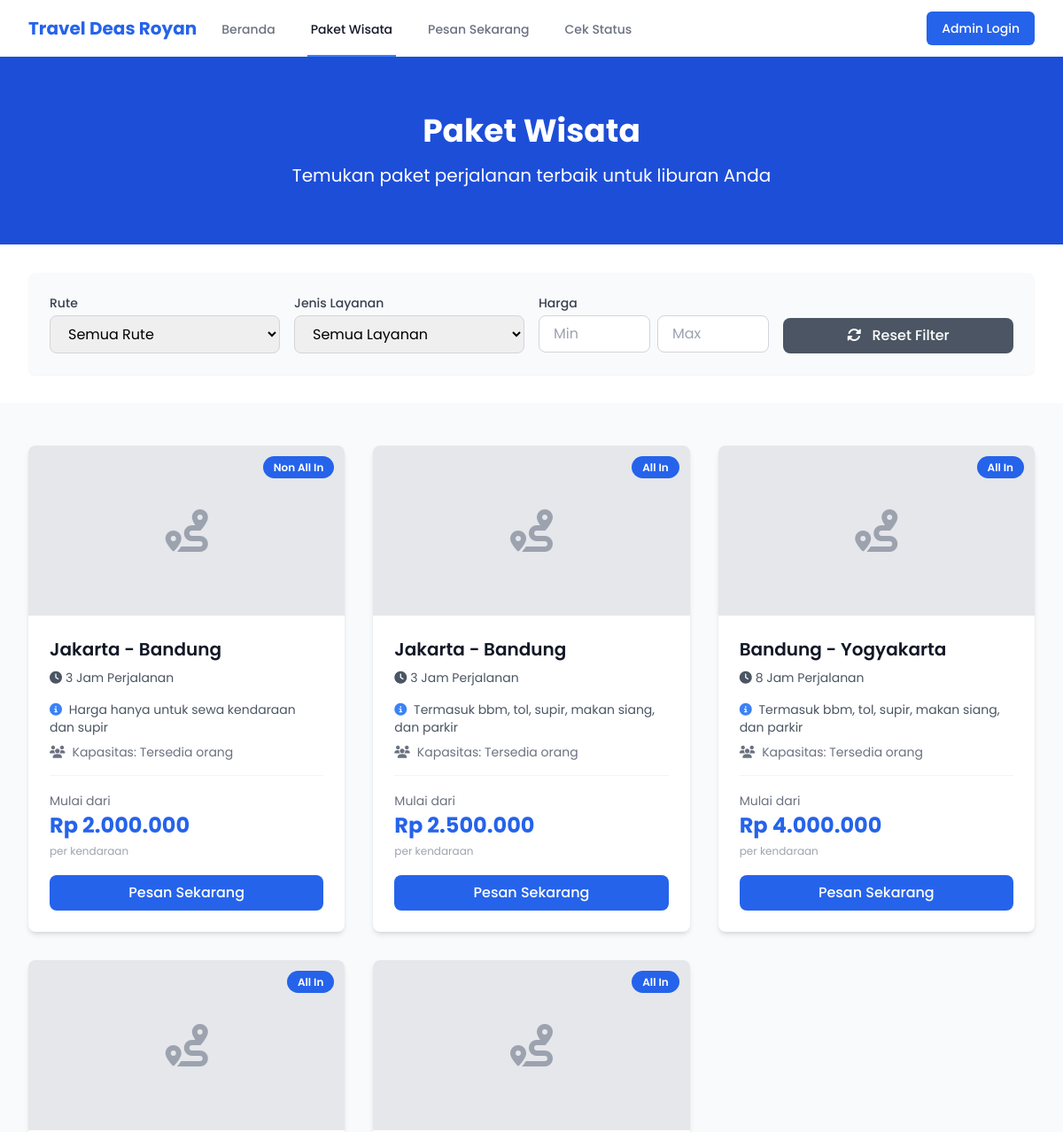
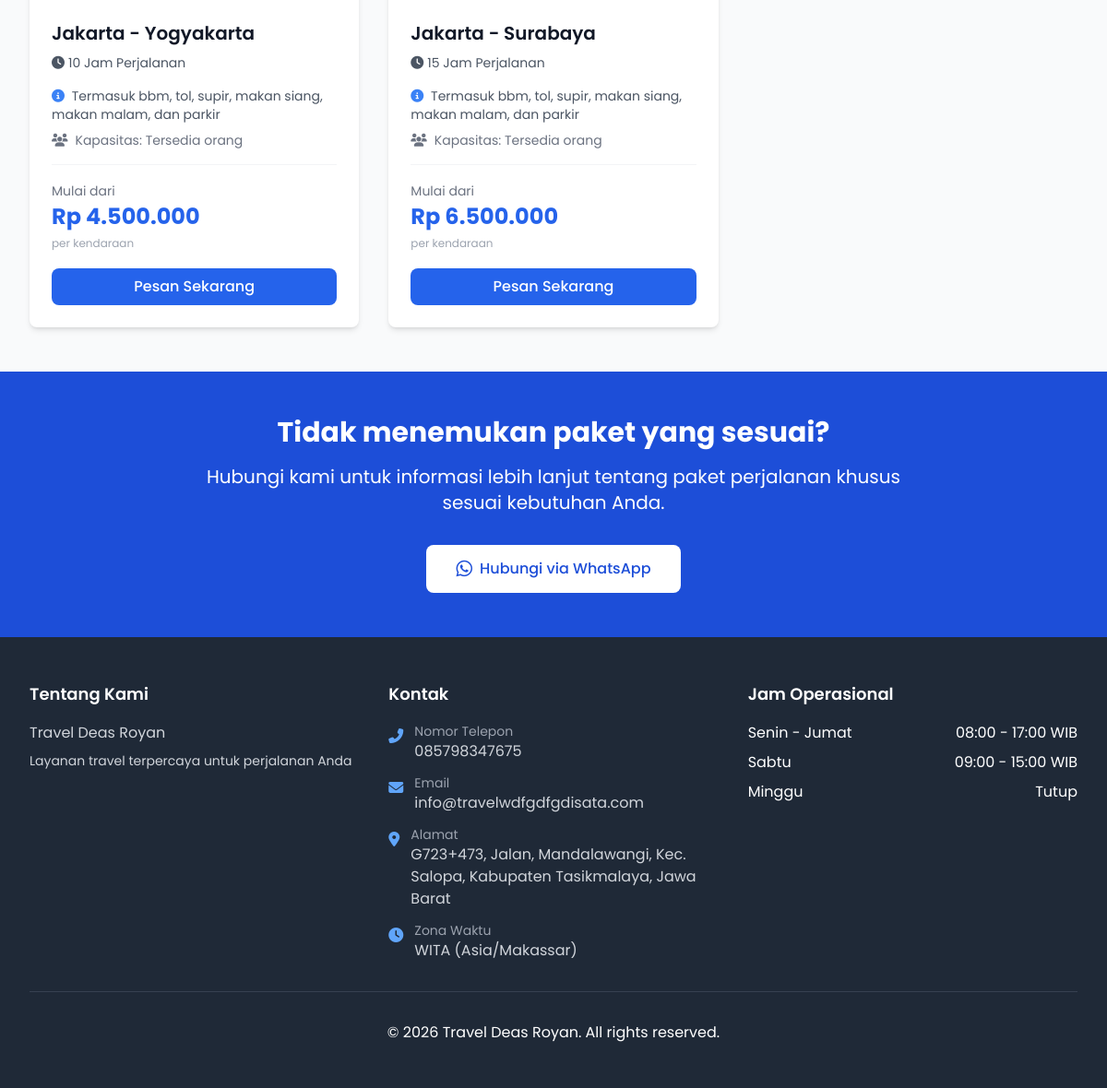
/paket.php, run on the app's committed database (2 pictures, top to bottom).
### tables this page shows
CREATE TABLE `paket` (
  `id` int(11) NOT NULL,
  `nama_paket` varchar(100) NOT NULL,
  `id_rute` int(11) NOT NULL,
  `jenis_layanan` enum('all_in','non_all_in') NOT NULL,
  `harga` decimal(12,2) NOT NULL,
  `deskripsi` text DEFAULT NULL,
  `created_at` timestamp NOT NULL DEFAULT current_timestamp(),
  `updated_at` timestamp NOT NULL DEFAULT current_timestamp() ON UPDATE current_timestamp(),
  `status` enum('aktif','nonaktif') DEFAULT 'aktif'
);

CREATE TABLE `rute` (
  `id` int(11) NOT NULL,
  `asal` varchar(100) NOT NULL,
  `tujuan` varchar(100) NOT NULL,
  `status` enum('aktif','nonaktif') NOT NULL DEFAULT 'aktif',
  `jarak` decimal(10,2) NOT NULL,
  `waktu_tempuh` varchar(50) DEFAULT NULL,
  `rute_via` text DEFAULT NULL,
  `keterangan` text DEFAULT NULL,
  `durasi_jam` int(11) NOT NULL,
  `created_at` timestamp NOT NULL DEFAULT current_timestamp(),
  `updated_at` timestamp NOT NULL DEFAULT current_timestamp() ON UPDATE current_timestamp()
);

### helpers/functions.php (called while the page is built, shortened)
<?php
function formatRupiah($number) {
    return 'Rp ' . number_format($number, 0, ',', '.');
}
?>

### paket.php (the view, shortened to what this page needs)
<?php
require_once 'config/config.php';
$sql = "SELECT p.*, CONCAT(r.asal, ' - ', r.tujuan) as rute, r.durasi_jam
        FROM paket p
        JOIN rute r ON p.id_rute = r.id
        ORDER BY p.harga ASC";
$stmt = $pdo->query($sql);
$packages = $stmt->fetchAll();
?>
<?php include 'partials/header.php'; ?>
<?php include 'partials/navbar.php'; ?>
<div class="bg-blue-700 text-white py-16">
    <div class="max-w-7xl mx-auto px-4 sm:px-6 lg:px-8 text-center">
        <h1 class="text-4xl font-bold mb-4">Paket Wisata</h1>
        <p class="text-xl">Temukan paket perjalanan terbaik untuk liburan Anda</p>
    </div>
</div>
<div class="bg-white py-8">
    <div class="max-w-7xl mx-auto px-4 sm:px-6 lg:px-8">
        <div class="bg-gray-50 p-6 rounded-lg shadow-sm">
            <form id="filterForm" class="grid grid-cols-1 md:grid-cols-4 gap-4">
                <div>
                    <label for="rute" class="block text-sm font-medium text-gray-700 mb-1">Rute</label>
                    <select id="rute" name="rute" class="form-input">
                        <option value="">Semua Rute</option>
                    </select>
                </div>
                <div>
                    <label for="layanan" class="block text-sm font-medium text-gray-700 mb-1">Jenis Layanan</label>
                    <select id="layanan" name="layanan" class="form-input">
                        <option value="">Semua Layanan</option>
                    </select>
                </div>
                <div>
                    <label class="block text-sm font-medium text-gray-700 mb-1">Harga</label>
                    <div class="flex space-x-2">
                        <input type="number" id="harga_min" name="harga_min" placeholder="Min" class="form-input w-1/2">
                        <input type="number" id="harga_max" name="harga_max" placeholder="Max" class="form-input w-1/2">
                    </div>
                </div>
                <div class="flex items-end">
                    <button type="button" id="resetFilter" class="btn-secondary w-full">
                        <i class="fas fa-sync-alt mr-2"></i> Reset Filter
                    </button>
                </div>
            </form>
        </div>
    </div>
</div>
<div class="py-12 bg-gray-50">
    <div class="max-w-7xl mx-auto px-4 sm:px-6 lg:px-8">
        <div id="packageList" class="grid grid-cols-1 md:grid-cols-2 lg:grid-cols-3 gap-8">
            <?php if (count($packages) > 0): ?>
                <?php foreach ($packages as $package): ?>
                    <div class="package-item bg-white rounded-lg shadow-md overflow-hidden transition-transform duration-300 hover:shadow-lg hover:-translate-y-1 flex flex-col h-full"
                         data-rute="<?php echo htmlspecialchars($package['rute']); ?>"
                         data-layanan="<?php echo $package['jenis_layanan']; ?>"
                         data-harga="<?php echo $package['harga']; ?>">
                        <div class="h-48 bg-gray-200 flex items-center justify-center relative">
                            <i class="fas fa-route text-5xl text-gray-400"></i>
                            <div class="absolute top-3 right-3">
                                <span class="bg-blue-600 text-white text-xs font-semibold px-3 py-1 rounded-full">
                                    <?php echo $package['jenis_layanan'] === 'all_in' ? 'All In' : 'Non All In'; ?>
                                </span>
                            </div>
                        </div>
                        <div class="p-6 flex flex-col flex-grow">
                            <h3 class="text-xl font-semibold text-gray-900 mb-2"><?php echo htmlspecialchars($package['rute']); ?></h3>
                            <div class="flex items-center text-sm text-gray-600 mb-4">
                                <i class="fas fa-clock mr-1"></i>
                                <span><?php echo $package['durasi_jam']; ?> Jam Perjalanan</span>
                            </div>
                            <div class="mb-4">
                                <p class="text-gray-600 text-sm">
                                    <i class="fas fa-info-circle text-blue-500 mr-1"></i>
                                    <?php echo htmlspecialchars($package['deskripsi']); ?>
                                </p>
                                <div class="flex items-center text-sm text-gray-500 mt-2">
                                    <i class="fas fa-users mr-2"></i>
                                    <span>Kapasitas: <?php echo $package['kapasitas'] ?? 'Tersedia'; ?> orang</span>
                                </div>
                            </div>
                            <div class="mt-auto pt-4 border-t border-gray-100">
                                <div class="flex justify-between items-center mb-4">
                                    <div>
                                        <span class="text-sm text-gray-500">Mulai dari</span>
                                        <p class="text-2xl font-bold text-blue-600"><?php echo formatRupiah($package['harga']); ?></p>
                                        <span class="text-xs text-gray-400">per kendaraan</span>
                                    </div>
                                </div>
                                <a href="pesan.php?paket=<?php echo $package['id']; ?>" class="w-full btn-primary text-center block">
                                    Pesan Sekarang
                                </a>
                            </div>
                        </div>
                    </div>
                <?php endforeach; ?>
            <?php endif; ?>
        </div>
    </div>
</div>
<div class="bg-blue-700 text-white py-12">
    <div class="max-w-7xl mx-auto px-4 sm:px-6 lg:px-8 text-center">
        <h2 class="text-3xl font-bold mb-4">Tidak menemukan paket yang sesuai?</h2>
        <p class="text-xl mb-8 max-w-3xl mx-auto">Hubungi kami untuk informasi lebih lanjut tentang paket perjalanan khusus sesuai kebutuhan Anda.</p>
        <?php
        $wa_message = urlencode('Halo, saya ingin bertanya tentang paket perjalanan');
        $wa_link = 'https://wa.me/' . WHATSAPP_NUMBER . '?text=' . $wa_message;
        ?>
        <a href="<?php echo $wa_link; ?>" target="_blank" class="bg-white text-blue-700 hover:bg-gray-100 font-medium py-3 px-8 rounded-lg transition duration-300 inline-flex items-center">
            <i class="fab fa-whatsapp text-xl mr-2"></i> Hubungi via WhatsApp
        </a>
    </div>
</div>
<?php include 'partials/footer.php'; ?>

### partials/header.php (style rules this page uses)
body { font-family: 'Poppins', sans-serif; }
.btn-primary { background-color: #2563eb; color: white; font-weight: 500; padding: 0.5rem 1.5rem; border-radius: 0.5rem; transition-duration: 300ms; }
.btn-secondary { background-color: #4b5563; color: white; font-weight: 500; padding: 0.5rem 1.5rem; border-radius: 0.5rem; transition-duration: 300ms; }
.form-input { width: 100%; padding: 0.5rem 1rem; border: 1px solid #d1d5db; border-radius: 0.5rem; }

### data on the page
paket: jenis_layanan "Non All In", rute "Jakarta - Bandung", id_rute.durasi_jam "3", deskripsi "Harga hanya untuk sewa kendaraan dan supir", kapasitas "Tersedia", harga "Rp 2.000.000"
paket: jenis_layanan "All In", rute "Jakarta - Bandung", id_rute.durasi_jam "3", deskripsi "Termasuk bbm, tol, supir, makan siang, dan parkir", kapasitas "Tersedia", harga "Rp 2.500.000"
paket: jenis_layanan "All In", rute "Bandung - Yogyakarta", id_rute.durasi_jam "8", deskripsi "Termasuk bbm, tol, supir, makan siang, dan parkir", kapasitas "Tersedia", harga "Rp 4.000.000"
paket: jenis_layanan "All In", rute "Jakarta - Yogyakarta", id_rute.durasi_jam "10", deskripsi "Termasuk bbm, tol, supir, makan siang, makan malam, dan parkir", kapasitas "Tersedia", harga "Rp 4.500.000"
paket: jenis_layanan "All In", rute "Jakarta - Surabaya", id_rute.durasi_jam "15", deskripsi "Termasuk bbm, tol, supir, makan siang, makan malam, dan parkir", kapasitas "Tersedia", harga "Rp 6.500.000"

### other printed values
constant('site_name') "Travel Deas Royan"
constant('site_description') "Layanan travel terpercaya untuk perjalanan Anda"
$timezone_abbr . ' (' . $tz . ')' "WITA (Asia/Makassar)"
